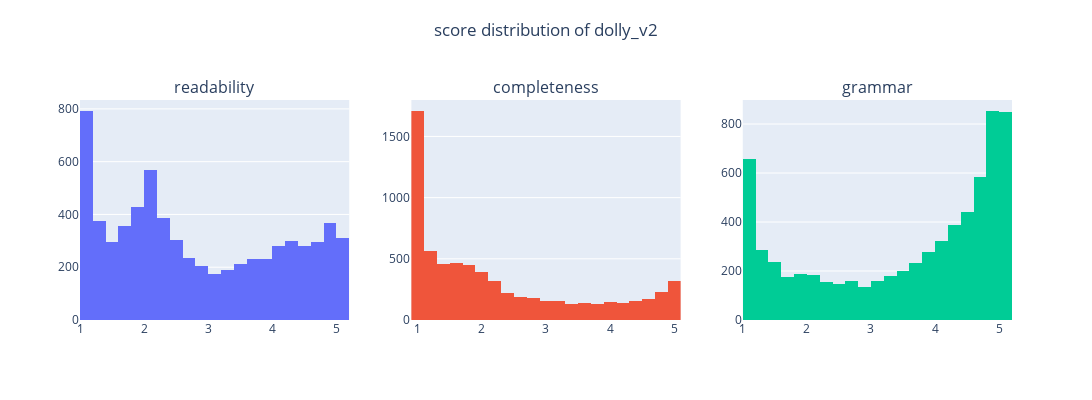

The notebook cell this image was saved under:
### Code cell
import plotly.graph_objects as go
from plotly.subplots import make_subplots
import plotly.express as px

fig = make_subplots(rows=1, cols=3, start_cell = 'bottom-left', subplot_titles=("readability","completeness","grammar"))

fig.add_trace(go.Histogram(x=scores_dolly_r,nbinsx=25),row=1, col=1)
fig.add_trace(go.Histogram(x=scores_dolly_c,nbinsx=25),row=1, col=2)
fig.add_trace(go.Histogram(x=scores_dolly_g,nbinsx=25),row=1,col=3)
fig.update_layout(title =dict(text='score distribution of dolly_v2',x=0.5,y=0.94), showlegend=False, height=400, width=1200)
fig.show()

### Figure 1 — Plotly figure (JSON) as saved in the notebook; plotly's stock layout.template omitted (floating-point values rounded to 4 significant figures; data arrays with more than 128 entries replaced by an {"elided": "..."} marker saying what was removed)
{"data": [{"nbinsx": 25, "type": "histogram", "x": {"elided": "6817 float values"}, "xaxis": "x", "yaxis": "y"}, {"nbinsx": 25, "type": "histogram", "x": {"elided": "6817 float values"}, "xaxis": "x2", "yaxis": "y2"}, {"nbinsx": 25, "type": "histogram", "x": {"elided": "6817 float values"}, "xaxis": "x3", "yaxis": "y3"}], "layout": {"annotations": [{"font": {"size": 16}, "showarrow": false, "text": "readability", "x": 0.1444, "xanchor": "center", "xref": "paper", "y": 1, "yanchor": "bottom", "yref": "paper"}, {"font": {"size": 16}, "showarrow": false, "text": "completeness", "x": 0.5, "xanchor": "center", "xref": "paper", "y": 1, "yanchor": "bottom", "yref": "paper"}, {"font": {"size": 16}, "showarrow": false, "text": "grammar", "x": 0.8556, "xanchor": "center", "xref": "paper", "y": 1, "yanchor": "bottom", "yref": "paper"}], "height": 400, "showlegend": false, "title": {"text": "score distribution of dolly_v2", "x": 0.5, "y": 0.94}, "width": 1200, "xaxis": {"anchor": "y", "domain": [0, 0.2889]}, "xaxis2": {"anchor": "y2", "domain": [0.3556, 0.6444]}, "xaxis3": {"anchor": "y3", "domain": [0.7111, 1]}, "yaxis": {"anchor": "x", "domain": [0, 1]}, "yaxis2": {"anchor": "x2", "domain": [0, 1]}, "yaxis3": {"anchor": "x3", "domain": [0, 1]}}}
